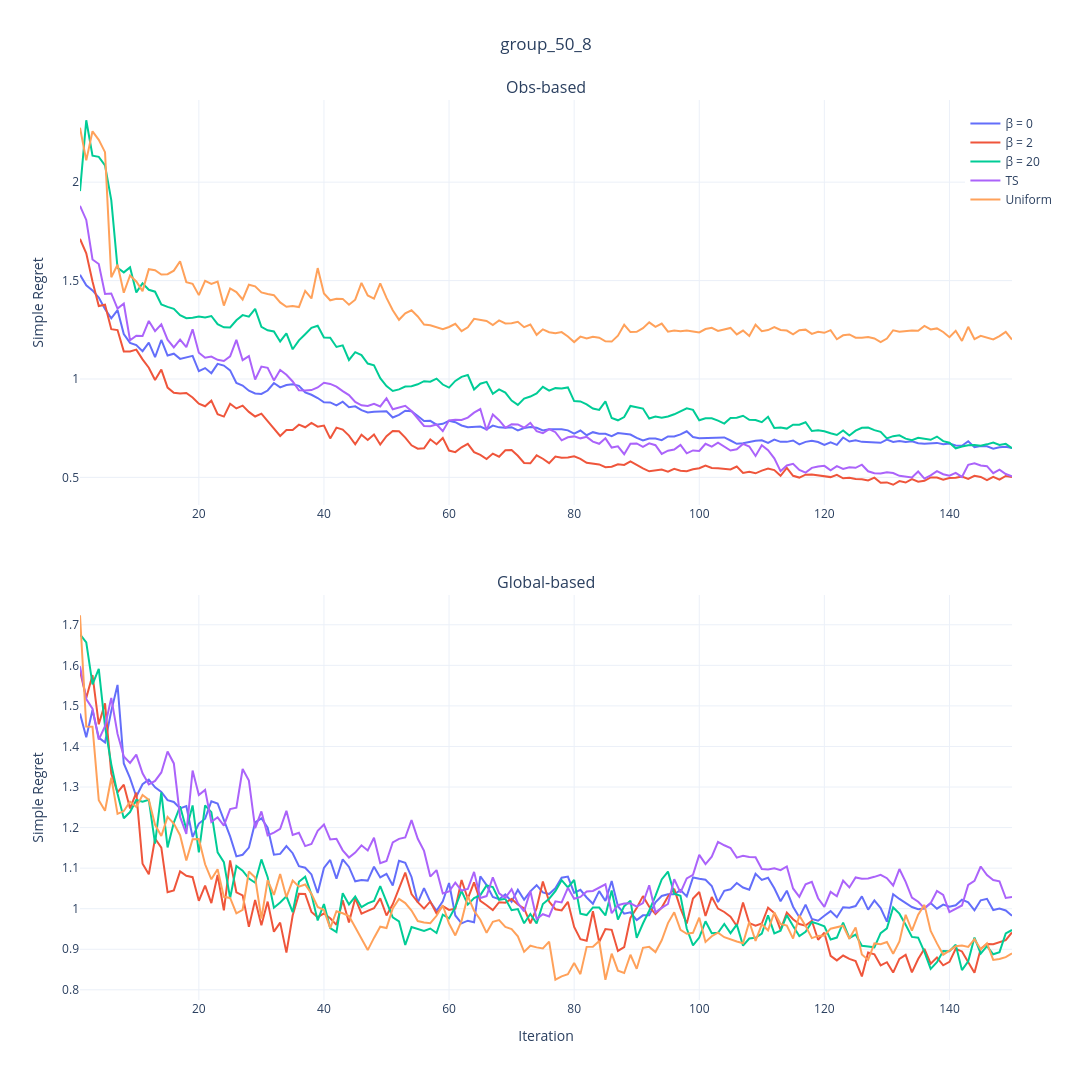

The notebook cell this image was saved under:
### Code cell
import pandas as pd
import plotly.graph_objects as go
import plotly.express as px
from plotly.subplots import make_subplots
import os
import plotly.io as pio
text = "group"

# ---------- 配置 ----------
data_folder = os.path.join('Data', text) 

old_files = ['50_8_0_pre.csv', '50_8_2_pre.csv', '50_8_20_pre.csv', '50_8_TS_pre.csv', '50_8_Uni_pre.csv']
new_files = ['50_8_0_post.csv', '50_8_2_post.csv', '50_8_20_post.csv', '50_8_TS_post.csv', '50_8_Uni_post.csv']
curve_names = ['β = 0', 'β = 2', 'β = 20', 'TS', 'Uniform'] # 共用名称
colors = px.colors.qualitative.Plotly[:len(old_files)]  # 统一颜色

# ---------- 数据加载函数 ----------
def load_data(files):
    df_all = pd.DataFrame()
    for file, name in zip(files, curve_names):
        df = pd.read_csv(os.path.join(data_folder, file), index_col='Repetition')
        mean = df.mean(axis=0)
        temp_df = pd.DataFrame({
            'Iter': range(1, 151),
            'Value': mean.values,
            'Condition': name
        })
        df_all = pd.concat([df_all, temp_df])
    return df_all

old_data = load_data(old_files)
new_data = load_data(new_files)

# ---------- 绘图 ----------
fig = make_subplots(
    rows=2, cols=1,
    subplot_titles=("Obs-based", "Global-based"),
    vertical_spacing=0.1
)

#（第一子图）
for i, name in enumerate(curve_names):
    df = old_data[old_data['Condition'] == name]
    fig.add_trace(
        go.Scatter(
            x=df['Iter'], y=df['Value'],
            name=name, line=dict(color=colors[i]),
            showlegend=True,
            hovertemplate="Iter: %{x}<br>Value: %{y:.4f}<br>Condition: %{meta[0]}<extra></extra>",
            meta=[name]
        ),
        row=1, col=1
    )

#（第二子图）
for i, name in enumerate(curve_names):
    df = new_data[new_data['Condition'] == name]
    fig.add_trace(
        go.Scatter(
            x=df['Iter'], y=df['Value'],
            name=name, line=dict(color=colors[i]),
            showlegend=False,  # 避免图例重复
            hovertemplate="Iter: %{x}<br>Value: %{y:.4f}<br>Condition: %{meta[0]}<extra></extra>",
            meta=[name]
        ),
        row=2, col=1
    )

# ---------- 更新布局 ----------
fig.update_layout(
    title_text=f"{text}_50_8",
    title_x=0.5,
    height=1080,                    
    width=1920, 
    template='plotly_white',
    legend=dict(yanchor="top", y=0.99, xanchor="left", x=0.95)
)

# 统一Y轴标签
fig.update_yaxes(title_text="Simple Regret", row=1, col=1)
fig.update_yaxes(title_text="Simple Regret", row=2, col=1)
fig.update_xaxes(title_text="Iteration", row=2, col=1)

fig.show()
pio.write_html(fig, '50_8_simple.html')

### Figure 1 — Plotly figure (JSON) as saved in the notebook; plotly's stock layout.template omitted (floating-point values rounded to 4 significant figures; data arrays with more than 128 entries replaced by an {"elided": "..."} marker saying what was removed)
{"data": [{"hovertemplate": "Iter: %{x}<br>Value: %{y:.4f}<br>Condition: %{meta[0]}<extra></extra>", "line": {"color": "#636EFA"}, "meta": ["β = 0"], "name": "β = 0", "showlegend": true, "type": "scatter", "x": {"elided": "150 int values"}, "xaxis": "x", "y": {"elided": "150 float values"}, "yaxis": "y"}, {"hovertemplate": "Iter: %{x}<br>Value: %{y:.4f}<br>Condition: %{meta[0]}<extra></extra>", "line": {"color": "#EF553B"}, "meta": ["β = 2"], "name": "β = 2", "showlegend": true, "type": "scatter", "x": {"elided": "150 int values"}, "xaxis": "x", "y": {"elided": "150 float values"}, "yaxis": "y"}, {"hovertemplate": "Iter: %{x}<br>Value: %{y:.4f}<br>Condition: %{meta[0]}<extra></extra>", "line": {"color": "#00CC96"}, "meta": ["β = 20"], "name": "β = 20", "showlegend": true, "type": "scatter", "x": {"elided": "150 int values"}, "xaxis": "x", "y": {"elided": "150 float values"}, "yaxis": "y"}, {"hovertemplate": "Iter: %{x}<br>Value: %{y:.4f}<br>Condition: %{meta[0]}<extra></extra>", "line": {"color": "#AB63FA"}, "meta": ["TS"], "name": "TS", "showlegend": true, "type": "scatter", "x": {"elided": "150 int values"}, "xaxis": "x", "y": {"elided": "150 float values"}, "yaxis": "y"}, {"hovertemplate": "Iter: %{x}<br>Value: %{y:.4f}<br>Condition: %{meta[0]}<extra></extra>", "line": {"color": "#FFA15A"}, "meta": ["Uniform"], "name": "Uniform", "showlegend": true, "type": "scatter", "x": {"elided": "150 int values"}, "xaxis": "x", "y": {"elided": "150 float values"}, "yaxis": "y"}, {"hovertemplate": "Iter: %{x}<br>Value: %{y:.4f}<br>Condition: %{meta[0]}<extra></extra>", "line": {"color": "#636EFA"}, "meta": ["β = 0"], "name": "β = 0", "showlegend": false, "type": "scatter", "x": {"elided": "150 int values"}, "xaxis": "x2", "y": {"elided": "150 float values"}, "yaxis": "y2"}, {"hovertemplate": "Iter: %{x}<br>Value: %{y:.4f}<br>Condition: %{meta[0]}<extra></extra>", "line": {"color": "#EF553B"}, "meta": ["β = 2"], "name": "β = 2", "showlegend": false, "type": "scatter", "x": {"elided": "150 int values"}, "xaxis": "x2", "y": {"elided": "150 float values"}, "yaxis": "y2"}, {"hovertemplate": "Iter: %{x}<br>Value: %{y:.4f}<br>Condition: %{meta[0]}<extra></extra>", "line": {"color": "#00CC96"}, "meta": ["β = 20"], "name": "β = 20", "showlegend": false, "type": "scatter", "x": {"elided": "150 int values"}, "xaxis": "x2", "y": {"elided": "150 float values"}, "yaxis": "y2"}, {"hovertemplate": "Iter: %{x}<br>Value: %{y:.4f}<br>Condition: %{meta[0]}<extra></extra>", "line": {"color": "#AB63FA"}, "meta": ["TS"], "name": "TS", "showlegend": false, "type": "scatter", "x": {"elided": "150 int values"}, "xaxis": "x2", "y": {"elided": "150 float values"}, "yaxis": "y2"}, {"hovertemplate": "Iter: %{x}<br>Value: %{y:.4f}<br>Condition: %{meta[0]}<extra></extra>", "line": {"color": "#FFA15A"}, "meta": ["Uniform"], "name": "Uniform", "showlegend": false, "type": "scatter", "x": {"elided": "150 int values"}, "xaxis": "x2", "y": {"elided": "150 float values"}, "yaxis": "y2"}], "layout": {"annotations": [{"font": {"size": 16}, "showarrow": false, "text": "Obs-based", "x": 0.5, "xanchor": "center", "xref": "paper", "y": 1, "yanchor": "bottom", "yref": "paper"}, {"font": {"size": 16}, "showarrow": false, "text": "Global-based", "x": 0.5, "xanchor": "center", "xref": "paper", "y": 0.45, "yanchor": "bottom", "yref": "paper"}], "height": 1080, "legend": {"x": 0.95, "xanchor": "left", "y": 0.99, "yanchor": "top"}, "title": {"text": "group_50_8", "x": 0.5}, "width": 1920, "xaxis": {"anchor": "y", "domain": [0, 1]}, "xaxis2": {"anchor": "y2", "domain": [0, 1], "title": {"text": "Iteration"}}, "yaxis": {"anchor": "x", "domain": [0.55, 1], "title": {"text": "Simple Regret"}}, "yaxis2": {"anchor": "x2", "domain": [0, 0.45], "title": {"text": "Simple Regret"}}}}
